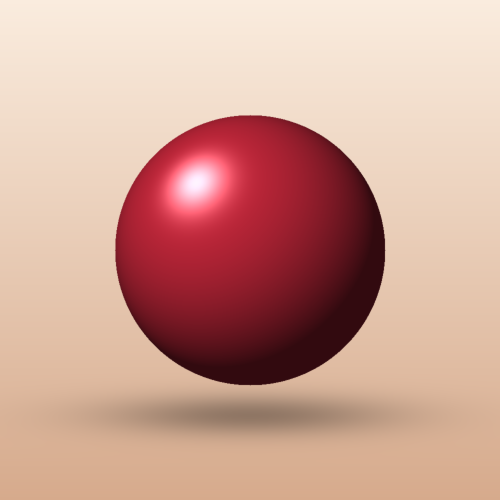
#> input picture data/images/G01_studio1000.png, 1000 x 1000 px (shown at 1/2 size); its folder holds only this picture in this run
$ python demo.py ../data/images/G01_studio1000.png
#> lines starting #> are read from the running program, lines starting #| are printed output that depends on the picture
### src/common.py
"""Module dùng chung cho mọi thí nghiệm của Đề tài 4. MỌI script phải dùng các hàm này
để số liệu giữa các phần nhất quán.

Quy ước đo:
- Ảnh gốc: PNG RGB 8 bit trong data/images (xem data/metadata.json; nhóm P/T/G).
- Mã hoá/giải mã bằng Pillow (libjpeg-turbo, zlib, libwebp) hoàn toàn trong bộ nhớ (BytesIO).
- Dung lượng = len(bytes) / 1024 (KB). bpp = 8*len(bytes) / (W*H).
- PSNR trên cả 3 kênh RGB (MSE trung bình 3 kênh), data_range 255; ảnh trùng khớp -> inf.
- SSIM: skimage structural_similarity trên RGB, channel_axis=2, gaussian_weights=True,
  sigma=1.5, use_sample_covariance=False (đúng theo Wang et al. 2004), data_range=255.
- Thời gian: trung vị của `repeats` lần chạy, time.perf_counter, đơn vị ms.
"""
import io
import json
import os
import shutil
import time

import numpy as np
from PIL import Image
from skimage.metrics import structural_similarity

SEED = 2026
ROOT = os.path.dirname(os.path.dirname(os.path.abspath(__file__)))
IMG_DIR = os.path.join(ROOT, "data", "images")
GROUP_NAMES = {"P": "Ảnh chụp nhiều chi tiết", "T": "Ảnh có chữ", "G": "Ảnh gradient / nền trơn"}

np.random.seed(SEED)


def load_metadata():
    with open(os.path.join(ROOT, "data", "metadata.json"), encoding="utf-8") as f:
        return json.load(f)


def load_text_gt():
    with open(os.path.join(ROOT, "data", "text_ground_truth.json"), encoding="utf-8") as f:
        return json.load(f)


# [9 lines left out: function list_images, not called in this run]


def encode(img: Image.Image, fmt: str, **params) -> bytes:
    """fmt in {'JPEG','PNG','WEBP'}; params truyền thẳng cho Pillow.
    Ví dụ: encode(im,'JPEG',quality=75) ; encode(im,'JPEG',quality=75,subsampling=0) (4:4:4)
           encode(im,'PNG',compress_level=9) ; encode(im,'WEBP',quality=75,method=4)
           encode(im,'WEBP',lossless=True,quality=100,method=4)"""
    buf = io.BytesIO()
    img.save(buf, format=fmt, **params)
    return buf.getvalue()


def decode(data: bytes) -> Image.Image:
    im = Image.open(io.BytesIO(data))
    im.load()
    return im.convert("RGB")


def psnr(ref: np.ndarray, test: np.ndarray) -> float:
    mse = np.mean((ref.astype(np.float64) - test.astype(np.float64)) ** 2)
    return float("inf") if mse == 0 else float(10 * np.log10(255.0 ** 2 / mse))


def ssim(ref: np.ndarray, test: np.ndarray) -> float:
    return float(structural_similarity(ref, test, channel_axis=2, data_range=255,
                                       gaussian_weights=True, sigma=1.5,
                                       use_sample_covariance=False))


def time_ms(fn, repeats=5):
    ts = []
    for _ in range(repeats):
        t0 = time.perf_counter()
        fn()
        ts.append((time.perf_counter() - t0) * 1000)
    return float(np.median(ts))


# [67 lines left out: functions evaluate, ensure_dirs, configure_tesseract, not called in this run]

### src/demo.py
"""Demo trực tiếp: nén ảnh với JPEG / WebP / PNG và xem ngay chất lượng, dung lượng, thời gian.

CÁCH DÙNG
    # Cửa sổ tương tác (cần màn hình / backend có GUI, ví dụ TkAgg, QtAgg, MacOSX):
    python src/demo.py                          # ảnh mặc định data/images/T01_card1000.png
    python src/demo.py duong/dan/anh_bat_ky.jpg # ảnh bất kỳ Pillow đọc được
    # Không giao diện (kiểm thử, backend Agg): ghi thẳng một hình PNG rồi thoát
    python src/demo.py data/images/P01_coffee.png --save out.png --codec "WebP" --quality 40 \
        --center 250 250 --zoom-size 48

GIAO DIỆN
    - Hai ô lớn: ảnh gốc (trái) và ảnh sau nén-giải nén (phải).
    - Slider "Quality" 5-100 (không có tác dụng với PNG và WebP lossless vì chúng không mất mát;
      khi đó slider bị khoá).
    - RadioButtons chọn codec: JPEG 4:2:0, JPEG 4:4:4, WebP, PNG, WebP lossless.
    - Click chuột (hoặc nhấn giữ và kéo) lên một trong hai ảnh lớn để chọn TÂM vùng phóng to;
      hai ô bên phải hiển thị vùng đó của ảnh gốc và ảnh nén (nội suy 'nearest' để thấy rõ
      từng điểm ảnh, lỗi khối 8x8 của JPEG, vết nhoè của WebP...). Phím '+' / '-' đổi kích
      thước vùng phóng to.
    - Bảng số liệu: dung lượng KB, bpp, tỉ lệ nén so với RGB thô, PSNR, SSIM (toàn ảnh, định
      nghĩa của common.py), PSNR cục bộ của vùng phóng to, thời gian mã hoá và giải mã (ms).

THAM SỐ CODEC (đồng nhất với các thí nghiệm khác, dùng common.encode/decode/psnr/ssim)
    JPEG 4:2:0 : quality=q, subsampling=2 (mặc định của libjpeg: chroma giảm một nửa mỗi chiều)
    JPEG 4:4:4 : quality=q, subsampling=0 (giữ nguyên độ phân giải màu; tốt cho chữ màu/cạnh)
    WebP       : quality=q, method=4
    PNG        : compress_level=9 (không mất mát)
    WebP lossless: lossless=True, quality=100, method=4 (không mất mát)
Thời gian mã hoá/giải mã là trung vị của 3 lần chạy (đủ để thấy xu hướng khi tương tác;
phép đo chính xác nằm ở src/t10_timing.py).
"""
import argparse
import os
import sys

import numpy as np
from PIL import Image

sys.path.insert(0, os.path.dirname(os.path.abspath(__file__)))
from common import IMG_DIR, decode, encode, psnr, ssim, time_ms  # noqa: E402

import matplotlib  # noqa: E402

CODECS = {
    "JPEG 4:2:0": ("JPEG", lambda q: dict(quality=q, subsampling=2), True),
    "JPEG 4:4:4": ("JPEG", lambda q: dict(quality=q, subsampling=0), True),
    "WebP": ("WEBP", lambda q: dict(quality=q, method=4), True),
    "PNG": ("PNG", lambda q: dict(compress_level=9), False),
    "WebP lossless": ("WEBP", lambda q: dict(lossless=True, quality=100, method=4), False),
}
CODEC_LIST = list(CODECS)
DEFAULT_IMAGE = os.path.join(IMG_DIR, "T01_card1000.png")


def compress_eval(img, ref, codec, q, timing_repeats=3):
    """Nén + giải nén + đo chỉ số. Trả về dict gồm cả ảnh sau giải nén (mảng uint8)."""
    fmt, mk, uses_q = CODECS[codec]
    params = mk(q)
    data = encode(img, fmt, **params)
    rec = decode(data)
    out = np.asarray(rec)
    W, H = img.size
    return {
        "codec": codec, "quality": q if uses_q else None, "size_kb": len(data) / 1024,
        "bpp": 8 * len(data) / (W * H), "ratio": (W * H * 3) / len(data),
        "psnr": psnr(ref, out), "ssim": ssim(ref, out), "rec": out,
        "enc_ms": time_ms(lambda: encode(img, fmt, **params), timing_repeats),
        "dec_ms": time_ms(lambda: decode(data), timing_repeats),
    }


def auto_center(ref, size):
    """Tâm vùng size×size có độ biến thiên (độ lớn gradient) lớn nhất: nơi nén lộ lỗi rõ nhất
    (cạnh chữ, viền vật thể). Dùng làm tâm phóng to mặc định thay vì giữa ảnh (thường là nền trơn)."""
    g = ref.astype(np.float64).mean(axis=2)
    mag = np.abs(np.diff(g, axis=0, prepend=g[:1]))[:, :] + np.abs(np.diff(g, axis=1, prepend=g[:, :1]))
    ii = np.cumsum(np.cumsum(np.pad(mag, ((1, 0), (1, 0))), axis=0), axis=1)   # ảnh tích phân
    s = min(size, *g.shape)
    box = ii[s:, s:] - ii[:-s, s:] - ii[s:, :-s] + ii[:-s, :-s]
    y, x = np.unravel_index(np.argmax(box), box.shape)
    return int(x + s // 2), int(y + s // 2)


def fmt_psnr(v):
    return "∞ (không mất mát)" if np.isinf(v) else f"{v:.2f} dB"


class Demo:
    def __init__(self, img, name, codec="JPEG 4:2:0", quality=75, center=None, zoom=48):
        import matplotlib.pyplot as plt
        from matplotlib.patches import Rectangle
        from matplotlib.widgets import RadioButtons, Slider
        plt.rcParams["font.family"] = "DejaVu Sans"
        self.plt = plt
        self.img, self.name = img, name
        self.ref = np.asarray(img)
        self.W, self.H = img.size
        self.codec, self.q = codec, int(quality)
        self.zoom = int(max(8, min(zoom, min(self.W, self.H))))
        self.cx, self.cy = center if center else auto_center(self.ref, self.zoom)
        self.cache = {}
        self.res = None

        self.fig = plt.figure(figsize=(14, 8.4))
        self.fig.canvas.manager.set_window_title(f"Demo nén ảnh — {name}") \
            if getattr(self.fig.canvas, "manager", None) else None
        self.ax_o = self.fig.add_axes([0.03, 0.34, 0.36, 0.60])
        self.ax_c = self.fig.add_axes([0.40, 0.34, 0.36, 0.60])
        self.ax_zo = self.fig.add_axes([0.80, 0.64, 0.17, 0.30])
        self.ax_zc = self.fig.add_axes([0.80, 0.34, 0.17, 0.26])
        self.ax_sl = self.fig.add_axes([0.12, 0.255, 0.45, 0.03])
        self.ax_rb = self.fig.add_axes([0.03, 0.02, 0.16, 0.20])
        self.ax_tx = self.fig.add_axes([0.22, 0.02, 0.55, 0.20])
        self.ax_hp = self.fig.add_axes([0.79, 0.02, 0.20, 0.25])
        for ax in (self.ax_tx, self.ax_hp):
            ax.axis("off")

        self.im_o = self.ax_o.imshow(self.ref)
        self.ax_o.set_title(f"Ảnh gốc ({self.W}×{self.H})", fontsize=11)
        self.im_c = self.ax_c.imshow(self.ref)
        for ax in (self.ax_o, self.ax_c):
            ax.set_xticks([])
            ax.set_yticks([])
        self.rect_o = Rectangle((0, 0), 1, 1, fill=False, ec="red", lw=1.6)
        self.rect_c = Rectangle((0, 0), 1, 1, fill=False, ec="red", lw=1.6)
        self.ax_o.add_patch(self.rect_o)
        self.ax_c.add_patch(self.rect_c)
        self.im_zo = self.ax_zo.imshow(self.ref[:2, :2], interpolation="nearest")
        self.im_zc = self.ax_zc.imshow(self.ref[:2, :2], interpolation="nearest")
        for ax in (self.ax_zo, self.ax_zc):
            ax.set_xticks([])
            ax.set_yticks([])

        self.slider = Slider(self.ax_sl, "Quality", 5, 100, valinit=self.q, valstep=1)
        self.radio = RadioButtons(self.ax_rb, CODEC_LIST, active=CODEC_LIST.index(codec))
        try:
            self.radio.set_label_props({"fontsize": [11] * len(CODEC_LIST)})
        except Exception:
            pass
        self.ax_rb.set_title("Codec", fontsize=11, loc="left")
        self.txt = self.ax_tx.text(0.0, 1.0, "", va="top", ha="left", fontsize=11.5,
                                   family="DejaVu Sans Mono")
        self.ax_hp.text(0.0, 1.0,
                        "Hướng dẫn\n• Click / kéo chuột trên ảnh\n  lớn: chọn tâm vùng phóng to\n"
                        "• Slider: quality 5–100\n  (khoá với PNG, WebP lossless)\n"
                        "• Phím + / −: đổi cỡ vùng phóng to",
                        va="top", ha="left", fontsize=10.5)

        self.slider.on_changed(self._on_quality)
        self.radio.on_clicked(self._on_codec)
        self.fig.canvas.mpl_connect("button_press_event", self._on_mouse)
        self.fig.canvas.mpl_connect("motion_notify_event", self._on_mouse)
        self.fig.canvas.mpl_connect("key_press_event", self._on_key)
        self.refresh_codec()

    # ---- tính toán ----
    def _uses_q(self):
        return CODECS[self.codec][2]

    def refresh_codec(self):
        key = (self.codec, self.q if self._uses_q() else None)
        if key not in self.cache:
            self.cache[key] = compress_eval(self.img, self.ref, self.codec, self.q)
        self.res = self.cache[key]
        self.slider.set_active(self._uses_q())
        self.slider.poly.set_alpha(1.0 if self._uses_q() else 0.25)
        self.im_c.set_data(self.res["rec"])
        lab = self.codec + (f", quality {self.q}" if self._uses_q() else "")
        self.ax_c.set_title(f"Ảnh nén: {lab}", fontsize=11)
        self.refresh_zoom(draw=False)
        self.draw()

    def _region(self):
        s = self.zoom
        x0 = int(min(max(self.cx - s // 2, 0), self.W - s))
        y0 = int(min(max(self.cy - s // 2, 0), self.H - s))
        return x0, y0, s

    def refresh_zoom(self, draw=True):
        x0, y0, s = self._region()
        sl = (slice(y0, y0 + s), slice(x0, x0 + s))
        self.im_zo.set_data(self.ref[sl])
        self.im_zc.set_data(self.res["rec"][sl])
        for im in (self.im_zo, self.im_zc):
            im.set_extent((-0.5, s - 0.5, s - 0.5, -0.5))
        for ax in (self.ax_zo, self.ax_zc):
            ax.set_xlim(-0.5, s - 0.5)
            ax.set_ylim(s - 0.5, -0.5)
        self.rect_o.set_bounds(x0 - 0.5, y0 - 0.5, s, s)
        self.rect_c.set_bounds(x0 - 0.5, y0 - 0.5, s, s)
        local = psnr(self.ref[sl], self.res["rec"][sl])
        self.ax_zo.set_title(f"Phóng to: gốc\n({s}×{s} px)", fontsize=10)
        self.ax_zc.set_title("Phóng to: nén\nPSNR vùng " + ("∞" if np.isinf(local) else f"{local:.1f} dB"),
                             fontsize=10)
        self._local_psnr = local
        self._update_text()
        if draw:
            self.draw()

    def _update_text(self):
        r = self.res
        qs = f"{r['quality']}" if r["quality"] is not None else "không áp dụng"
        self.txt.set_text(
            f"Codec         : {r['codec']}   (quality: {qs})\n"
            f"Dung lượng    : {r['size_kb']:.1f} KB   |   {r['bpp']:.3f} bpp   |   "
            f"nén {r['ratio']:.1f}× so với RGB thô\n"
            f"PSNR (cả ảnh) : {fmt_psnr(r['psnr'])}\n"
            f"SSIM (cả ảnh) : {r['ssim']:.4f}\n"
            f"Thời gian     : mã hoá {r['enc_ms']:.1f} ms   |   giải mã {r['dec_ms']:.1f} ms\n"
            f"Tâm vùng zoom : ({self.cx}, {self.cy})   |   PSNR vùng: {fmt_psnr(self._local_psnr)}")

    def draw(self):
        self.fig.canvas.draw_idle()

    # ---- sự kiện ----
    def _on_quality(self, val):
        self.q = int(val)
        self.refresh_codec()

    def _on_codec(self, label):
        self.codec = label
        self.refresh_codec()

    # [28 lines left out: functions _on_mouse, _on_key, set_state, not called in this run]


def parse_args():
    ap = argparse.ArgumentParser(description="Demo tương tác so sánh nén ảnh JPEG / WebP / PNG.")
    ap.add_argument("image", nargs="?", default=DEFAULT_IMAGE,
                    help="đường dẫn ảnh (mặc định: data/images/T01_card1000.png)")
    ap.add_argument("--codec", choices=CODEC_LIST, default="JPEG 4:2:0", help="codec ban đầu")
    ap.add_argument("--quality", type=int, default=75, help="quality ban đầu (5-100)")
    ap.add_argument("--center", type=int, nargs=2, metavar=("X", "Y"), default=None,
                    help="tâm vùng phóng to ban đầu (mặc định: vùng nhiều chi tiết nhất)")
    ap.add_argument("--zoom-size", type=int, default=48, help="cạnh vùng phóng to, điểm ảnh (mặc định 48)")
    ap.add_argument("--save", metavar="OUT.png", default=None,
                    help="chạy không giao diện (Agg), lưu hình giao diện ra file rồi thoát")
    ap.add_argument("--dpi", type=int, default=120, help="dpi khi --save (mặc định 120)")
    a = ap.parse_args()
    if not 5 <= a.quality <= 100:
        ap.error("--quality phải nằm trong [5, 100]")
    return a


def main():
    a = parse_args()
    if a.save:
        matplotlib.use("Agg")
    if not os.path.isfile(a.image):
        sys.exit(f"Không tìm thấy ảnh: {a.image}")
    img = Image.open(a.image).convert("RGB")
#> img is the input picture: PIL image 1000x1000 RGB; mean R, G, B 207.1, 162, 148.4
    img.load()
    demo = Demo(img, os.path.basename(a.image), a.codec, a.quality, tuple(a.center) if a.center else None,
                a.zoom_size)
#> in __init__, `self.img, self.name = img, name`: self.name = 'G01_studio1000.png'
#> in auto_center, `g = ref.astype(np.float64).mean(axis=2)`:
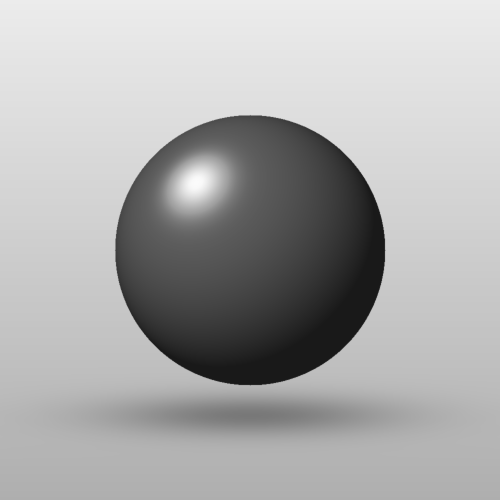
#> g: shape (1000, 1000) float64 (shown at 1/2 size); min 25, max 251.3, mean 172.5
#> in auto_center, `mag = np.abs(np.diff(g, axis=0, prepend=g[:1]))[:, :] + np.abs(np.diff..`:
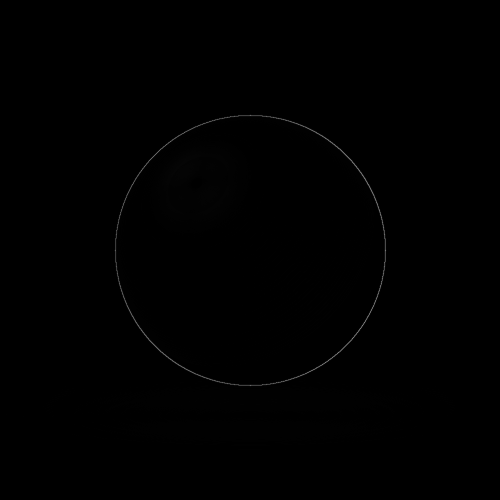
#> mag: shape (1000, 1000) float64 (shown at 1/2 size); min 0, max 197.7, mean 0.6
#> in auto_center, `ii = np.cumsum(np.cumsum(np.pad(mag, ((1, 0), (1, 0))), axis=0), axis=1)`:
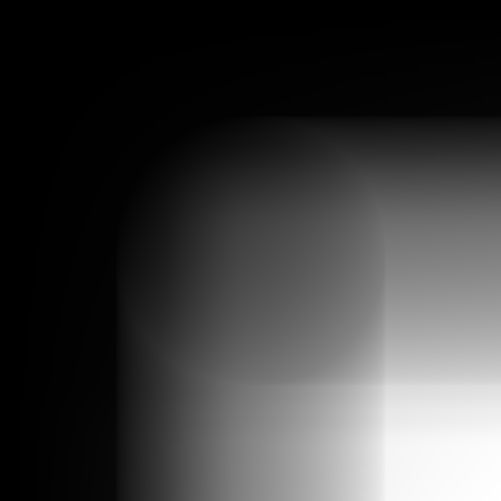
#> ii: shape (1001, 1001) float64 (shown at 1/2 size); min 0, max 592929.3, mean 142611.4; drawn with min black and max white
#> in auto_center, `box = ii[s:, s:] - ii[:-s, s:] - ii[s:, :-s] + ii[:-s, :-s]`:
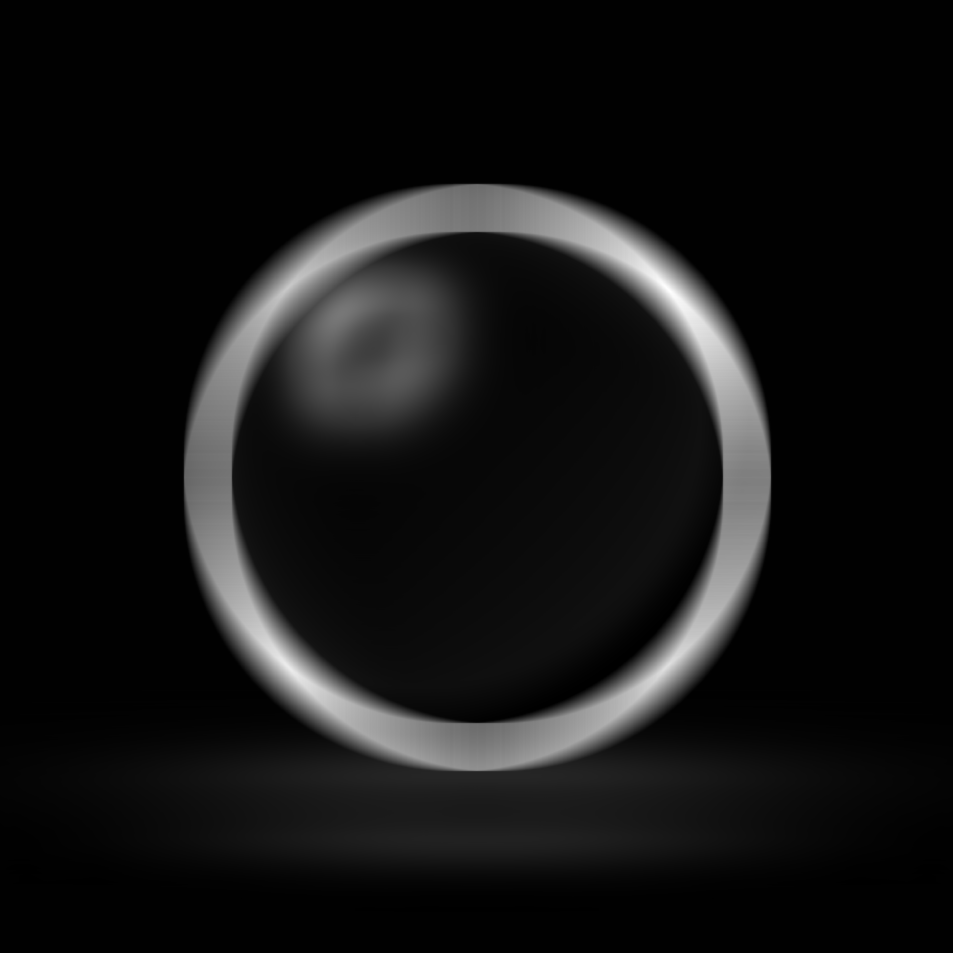
#> box: shape (953, 953) float64; min 21.67, max 18343.7, mean 1489.4; drawn with min black and max white
#> in auto_center, `y, x = np.unravel_index(np.argmax(box), box.shape)`: y = 291; x = 670
#> in __init__, `self.cx, self.cy = center if center else auto_center(self.ref, self.zo..`: self.cx = 694; self.cy = 315
#> in psnr, `mse = np.mean((ref.astype(np.float64) - test.astype(np.float64)) ** 2)`: mse = 1.69
#> in time_ms, `ts = []`: ts = []
#> after the loop in time_ms, `for _ in range(repeats):`: ts = [6.22, 6.59, 6.34]
#> in refresh_codec, `self.res = self.cache[key]`: self.res = 10 items
#> in _region, `x0 = int(min(max(self.cx - s // 2, 0), self.W - s))`: x0 = 670
#> in _region, `y0 = int(min(max(self.cy - s // 2, 0), self.H - s))`: y0 = 291
#> in refresh_zoom, `x0, y0, s = self._region()`: x0 = 670; y0 = 291; s = 48
#> the loop in refresh_zoom, `for im in (self.im_zo, self.im_zc):` made 2 passes
#> in refresh_zoom, `local = psnr(self.ref[sl], self.res["rec"][sl])`: local = 35.62
#> in _update_text, `r = self.res`: r = 10 items
#> in _update_text, `qs = f"{r['quality']}" if r["quality"] is not None else "không áp dụng"`: qs = '75'
    if a.save:
        demo.fig.savefig(a.save, dpi=a.dpi)
        r = demo.res
        print(f"[headless] {demo.name} | {r['codec']} q={r['quality']} | {r['size_kb']:.2f} KB | "
              f"{r['bpp']:.3f} bpp | PSNR {r['psnr']:.2f} dB | SSIM {r['ssim']:.4f} | "
              f"enc {r['enc_ms']:.1f} ms | dec {r['dec_ms']:.1f} ms -> {a.save}")
        return
    if matplotlib.get_backend().lower() == "agg":
#> (the run stopped early here; a loop or call above may not have finished)

$ run again, on data/images/G05_studio500_noise.png
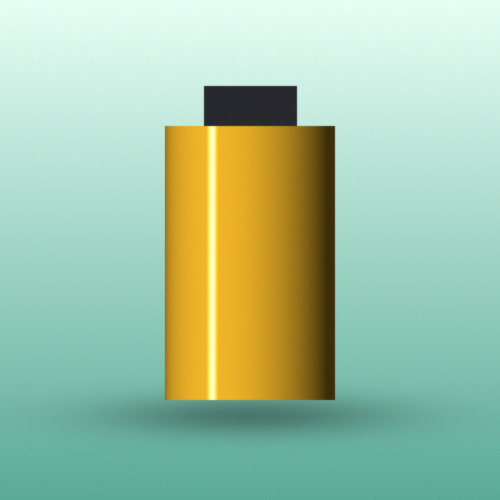
#> input picture data/images/G05_studio500_noise.png, 500 x 500 px
#> in main, img is the input picture: PIL image 500x500 RGB; mean R, G, B 162.7, 195.4, 163.6
#> self.name = 'G05_studio500_noise.png'
#> in auto_center, `ii = np.cumsum(np.cumsum(np.pad(mag, ((1, 0), (1, 0))), axis=0), axis=1)`:
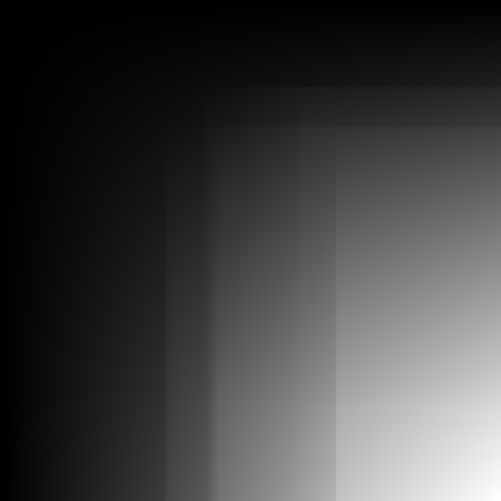
#> ii: shape (501, 501) float64; min 0, max 649645, mean 165785.9; drawn with min black and max white
#> in auto_center, `box = ii[s:, s:] - ii[:-s, s:] - ii[s:, :-s] + ii[:-s, :-s]`:
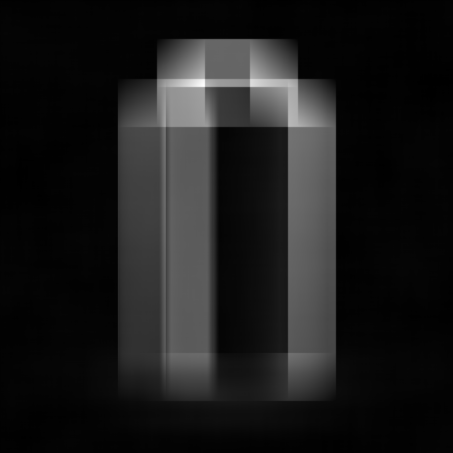
#> box: shape (453, 453) float64; min 4038.3, max 26187.3, mean 6372.6; drawn with min black and max white
#> y = 85; x = 203
#> self.cx = 227; self.cy = 109
#> mse = 5.87
#> in time_ms, `ts = []`: ts = []
#> after the loop in time_ms, `for _ in range(repeats):`: ts = [1.8, 1.58, 1.58]
#> self.res = 10 items
#> in _region, `x0 = int(min(max(self.cx - s // 2, 0), self.W - s))`: x0 = 203
#> in _region, `y0 = int(min(max(self.cy - s // 2, 0), self.H - s))`: y0 = 85
#> in refresh_zoom, `x0, y0, s = self._region()`: x0 = 203; y0 = 85; s = 48
#> the loop in refresh_zoom, `for im in (self.im_zo, self.im_zc):` made 2 passes
#> local = 34.45
#> r = 10 items
#> qs = '75'
